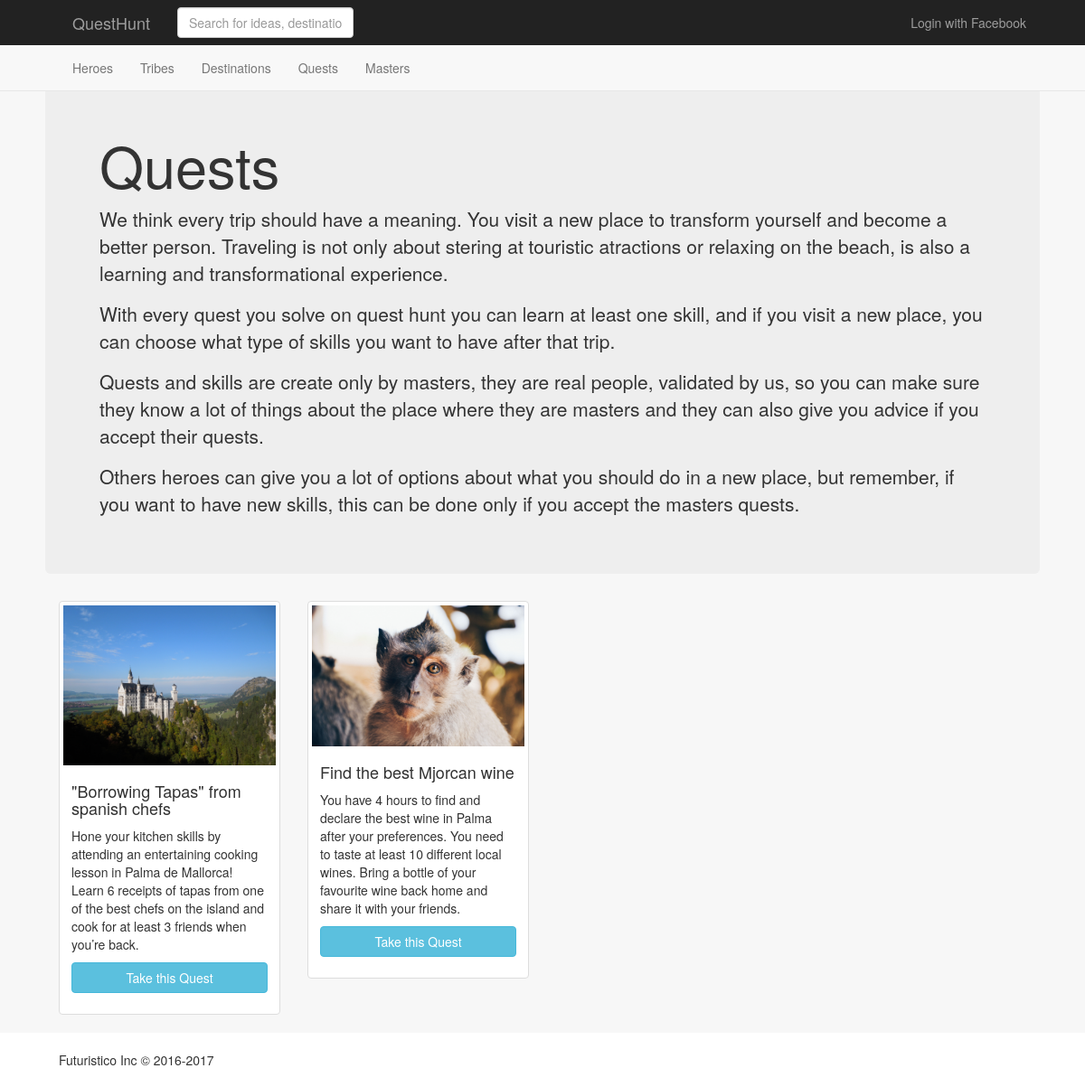
Page /quests/ on the committed database.
### quests/models.py (models this page shows, shortened)
class Quest(models.Model):
	title = models.CharField(max_length=140)
	slug = models.SlugField(unique = True)
	author = models.ForeignKey(Master)
	summary = models.TextField(default="Summary Here")
	tribes = models.ManyToManyField(Tribe)
	description = models.TextField(default="Description Here")
	price_description = models.CharField(default="Between $60-$100", max_length=100)
	completion_time = models.CharField(default="Up to 4 hours", max_length=100)
	timestamp = models.DateTimeField(auto_now_add = True, auto_now = False)
	updated = models.DateTimeField(auto_now_add = False, auto_now = True)
	cover_image = models.FileField(upload_to = 'posts', default='/media/posts/iceland.jpg')
	bedge = models.ForeignKey(Bedge)
	status = models.BooleanField(default = True)
	approved = models.BooleanField(default = True)
	featured = models.BooleanField(default = False)
	destinations = models.ManyToManyField(Destination)
	tribe_reputation = models.ManyToManyField(Tribe, related_name="tribe_reputation")
	destination_reputation = models.ManyToManyField(Destination, related_name="destination_reputation")

### quests/views.py (the view)
# urls.py: url('', include('quests.urls')),
def quests(request):
	quests = Quest.objects.all()
	context = {
		"quests": quests,
	}
	return render(request, "quests.html", context)

### quests/templates/quests.html
{% extends 'base.html' %}
{% load staticfiles %}
{% block page %}
  <div class="row">
  <div class="jumbotron">
    <h1>Quests</h1>
    <p>We think every trip should have a meaning. You visit a new place to transform yourself and become a better person. Traveling is not only about stering at touristic atractions or relaxing on the beach, is also a learning and transformational experience.</p>
    <p>With every quest you solve on quest hunt you can learn at least one skill, and if you visit a new place, you can choose what type of skills you want to have after that trip.</p>
    <p>Quests and skills are create only by masters, they are real people, validated by us, so you can make sure they know a lot of things about the place where they are masters and they can also give you advice if you accept their quests.</p>
    <p>Others heroes can give you a lot of options about what you should do in a new place, but remember, if you want to have new skills, this can be done only if you accept the masters quests.</p>
  </div>
    {% for quest in quests %}
      <div class="col-md-3">
        <div class="thumbnail">
          <a href="{{ quest.slug }}"><img src="/media/{{ quest.cover_image }}"></a>
          <div class="caption">
            <a href="{{ quest.slug}}"><h4>{{ quest.title }}</h4></a>
            <p>{{ quest.summary}}</p>
            <p><button type="submit" class="btn btn-info btn-block">Take this Quest</button> </p>
          </div>
        </div>
      </div>
    {% endfor %}
  </div>
{% endblock %}

### base/static/css/app.css (style rules this page uses)
body { padding-top: 80px; }
a { color: #323232; }

### rows in the picture
Quest: cover_image (picture), title "\"Borrowing Tapas\" from spanish chefs", summary "Hone your kitchen skills by attending an entertaining cooking lesson in Palma de Mallorca! Learn 6 receipts of tapas from one of the best chefs on the island and cook for at least 3 friends when you’re back."
Quest: cover_image (picture), title "Find the best Mjorcan wine", summary "You have 4 hours to find and declare the best wine in Palma after your preferences. You need to taste at least 10 different local wines. Bring a bottle of your favourite wine back home and share it with your friends."
